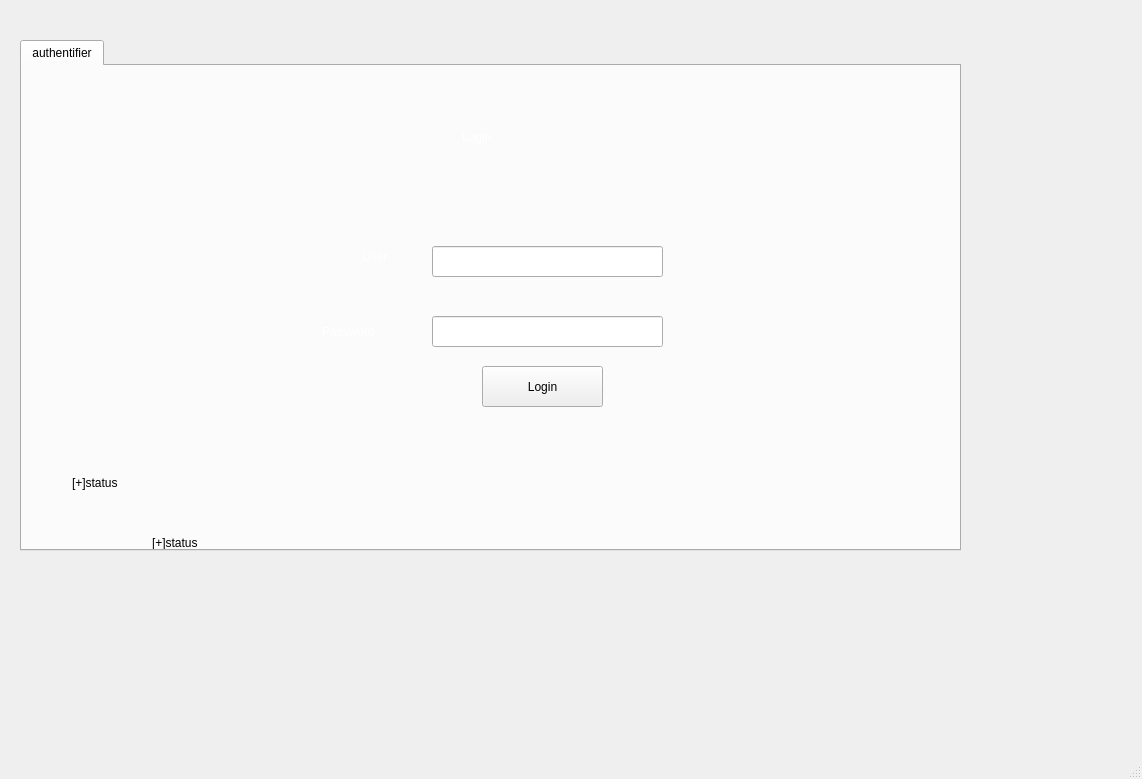
<?xml version="1.0" encoding="UTF-8"?>
<ui version="4.0">
 <class>MainWindow</class>
 <widget class="QMainWindow" name="MainWindow">
  <property name="geometry">
   <rect>
    <x>0</x>
    <y>0</y>
    <width>1142</width>
    <height>779</height>
   </rect>
  </property>
  <property name="windowTitle">
   <string>MainWindow</string>
  </property>
  <widget class="QWidget" name="centralwidget">
   <widget class="QTabWidget" name="tabWidget">
    <property name="geometry">
     <rect>
      <x>20</x>
      <y>40</y>
      <width>941</width>
      <height>511</height>
     </rect>
    </property>
    <property name="currentIndex">
     <number>0</number>
    </property>
    <widget class="QWidget" name="tab">
     <attribute name="title">
      <string>authentifier</string>
     </attribute>
     <widget class="QLabel" name="label_1">
      <property name="geometry">
       <rect>
        <x>0</x>
        <y>0</y>
        <width>941</width>
        <height>501</height>
       </rect>
      </property>
      <property name="text">
       <string/>
      </property>
      <property name="pixmap">
       <pixmap>../../Bureau/247590809_624209822325987_6344712974586411864_n.png</pixmap>
      </property>
      <property name="scaledContents">
       <bool>true</bool>
      </property>
     </widget>
     <widget class="QLabel" name="label_4">
      <property name="geometry">
       <rect>
        <x>440</x>
        <y>40</y>
        <width>101</width>
        <height>61</height>
       </rect>
      </property>
      <property name="styleSheet">
       <string notr="true">font: 75 30pt &quot;MS Shell Dlg 2&quot;;
color: rgb(255, 255, 255);</string>
      </property>
      <property name="text">
       <string>Login</string>
      </property>
     </widget>
     <widget class="QLineEdit" name="lineEdit_username">
      <property name="geometry">
       <rect>
        <x>410</x>
        <y>180</y>
        <width>231</width>
        <height>31</height>
       </rect>
      </property>
      <property name="styleSheet">
       <string notr="true">font: 11pt &quot;MS Shell Dlg 2&quot;;</string>
      </property>
     </widget>
     <widget class="QLabel" name="user">
      <property name="geometry">
       <rect>
        <x>340</x>
        <y>180</y>
        <width>61</width>
        <height>21</height>
       </rect>
      </property>
      <property name="styleSheet">
       <string notr="true">font: 75 18pt &quot;Arial&quot;;
color: rgb(255, 255, 255);</string>
      </property>
      <property name="text">
       <string>User</string>
      </property>
     </widget>
     <widget class="QLabel" name="password">
      <property name="geometry">
       <rect>
        <x>300</x>
        <y>250</y>
        <width>141</width>
        <height>31</height>
       </rect>
      </property>
      <property name="styleSheet">
       <string notr="true">font: 75 18pt &quot;Arial&quot;;
color: rgb(255, 255, 255);
</string>
      </property>
      <property name="text">
       <string>Password</string>
      </property>
     </widget>
     <widget class="QLineEdit" name="lineEdit_password">
      <property name="geometry">
       <rect>
        <x>410</x>
        <y>250</y>
        <width>231</width>
        <height>31</height>
       </rect>
      </property>
      <property name="styleSheet">
       <string notr="true">font: 11pt &quot;MS Shell Dlg 2&quot;;</string>
      </property>
     </widget>
     <widget class="QPushButton" name="login">
      <property name="geometry">
       <rect>
        <x>460</x>
        <y>300</y>
        <width>121</width>
        <height>41</height>
       </rect>
      </property>
      <property name="styleSheet">
       <string notr="true">font: 14pt &quot;MS Shell Dlg 2&quot;;</string>
      </property>
      <property name="text">
       <string>Login</string>
      </property>
     </widget>
     <widget class="QLabel" name="label">
      <property name="geometry">
       <rect>
        <x>50</x>
        <y>410</y>
        <width>47</width>
        <height>14</height>
       </rect>
      </property>
      <property name="text">
       <string>[+]status</string>
      </property>
     </widget>
     <widget class="QLabel" name="label_2">
      <property name="geometry">
       <rect>
        <x>130</x>
        <y>470</y>
        <width>47</width>
        <height>14</height>
       </rect>
      </property>
      <property name="text">
       <string>[+]status</string>
      </property>
     </widget>
    </widget>
   </widget>
  </widget>
  <widget class="QMenuBar" name="menubar">
   <property name="geometry">
    <rect>
     <x>0</x>
     <y>0</y>
     <width>1142</width>
     <height>26</height>
    </rect>
   </property>
  </widget>
  <widget class="QStatusBar" name="statusbar"/>
 </widget>
 <resources/>
 <connections/>
</ui>
